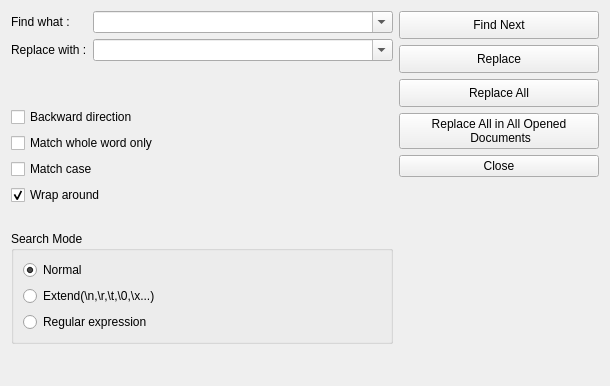
      <widget class="QWidget" name="tab_replace">
       <attribute name="title">
        <string>Replace</string>
       </attribute>
       <layout class="QHBoxLayout" name="horizontalLayout_8">
        <property name="bottomMargin">
         <number>2</number>
        </property>
        <item>
         <layout class="QVBoxLayout" name="verticalLayout_5">
          <item>
           <layout class="QVBoxLayout" name="verticalLayout_9">
            <item>
             <layout class="QHBoxLayout" name="horizontalLayout_6">
              <item>
               <widget class="QLabel" name="label_3">
                <property name="sizePolicy">
                 <sizepolicy hsizetype="Minimum" vsizetype="Preferred">
                  <horstretch>0</horstretch>
                  <verstretch>0</verstretch>
                 </sizepolicy>
                </property>
                <property name="text">
                 <string>Find what :</string>
                </property>
               </widget>
              </item>
              <item>
               <widget class="QComboBox" name="replaceTextBox">
                <property name="minimumSize">
                 <size>
                  <width>300</width>
                  <height>0</height>
                 </size>
                </property>
                <property name="maximumSize">
                 <size>
                  <width>350</width>
                  <height>16777215</height>
                 </size>
                </property>
                <property name="editable">
                 <bool>true</bool>
                </property>
                <property name="maxCount">
                 <number>512</number>
                </property>
               </widget>
              </item>
             </layout>
            </item>
            <item>
             <layout class="QHBoxLayout" name="horizontalLayout_7">
              <item>
               <widget class="QLabel" name="label_4">
                <property name="sizePolicy">
                 <sizepolicy hsizetype="Minimum" vsizetype="Preferred">
                  <horstretch>0</horstretch>
                  <verstretch>0</verstretch>
                 </sizepolicy>
                </property>
                <property name="text">
                 <string>Replace with :</string>
                </property>
               </widget>
              </item>
              <item>
               <widget class="QComboBox" name="replaceWithBox">
                <property name="minimumSize">
                 <size>
                  <width>300</width>
                  <height>0</height>
                 </size>
                </property>
                <property name="maximumSize">
                 <size>
                  <width>350</width>
                  <height>16777215</height>
                 </size>
                </property>
                <property name="editable">
                 <bool>true</bool>
                </property>
               </widget>
              </item>
             </layout>
            </item>
           </layout>
          </item>
          <item>
           <spacer name="verticalSpacer_4">
            <property name="orientation">
             <enum>Qt::Vertical</enum>
            </property>
            <property name="sizeHint" stdset="0">
             <size>
              <width>20</width>
              <height>40</height>
             </size>
            </property>
           </spacer>
          </item>
          <item>
           <layout class="QVBoxLayout" name="verticalLayout_6">
            <item>
             <layout class="QVBoxLayout" name="verticalLayout_7">
              <item>
               <widget class="QCheckBox" name="replaceBackwardBox">
                <property name="text">
                 <string>Backward direction</string>
                </property>
               </widget>
              </item>
              <item>
               <widget class="QCheckBox" name="replaceMatchWholeBox">
                <property name="text">
                 <string>Match whole word only</string>
                </property>
               </widget>
              </item>
              <item>
               <widget class="QCheckBox" name="replaceMatchCaseBox">
                <property name="text">
                 <string>Match case</string>
                </property>
               </widget>
              </item>
              <item>
               <widget class="QCheckBox" name="replaceWrapBox">
                <property name="text">
                 <string>Wrap around</string>
                </property>
                <property name="checked">
                 <bool>true</bool>
                </property>
               </widget>
              </item>
             </layout>
            </item>
            <item>
             <spacer name="verticalSpacer_5">
              <property name="orientation">
               <enum>Qt::Vertical</enum>
              </property>
              <property name="sizeHint" stdset="0">
               <size>
                <width>20</width>
                <height>20</height>
               </size>
              </property>
             </spacer>
            </item>
            <item>
             <widget class="QGroupBox" name="groupBox_2">
              <property name="title">
               <string>Search Mode</string>
              </property>
              <layout class="QGridLayout" name="gridLayout_3">
               <item row="0" column="0">
                <widget class="QRadioButton" name="replaceModeNormalBox">
                 <property name="text">
                  <string>Normal</string>
                 </property>
                 <property name="checked">
                  <bool>true</bool>
                 </property>
                </widget>
               </item>
               <item row="2" column="0">
                <layout class="QHBoxLayout" name="horizontalLayout_5">
                 <item>
                  <widget class="QRadioButton" name="replaceModeRegularBt">
                   <property name="text">
                    <string>Regular expression</string>
                   </property>
                  </widget>
                 </item>
                </layout>
               </item>
               <item row="1" column="0">
                <widget class="QRadioButton" name="replaceModeExtendBox">
                 <property name="text">
                  <string>Extend(\n,\r,\t,\0,\x...)</string>
                 </property>
                </widget>
               </item>
              </layout>
             </widget>
            </item>
            <item>
             <spacer name="verticalSpacer_14">
              <property name="orientation">
               <enum>Qt::Vertical</enum>
              </property>
              <property name="sizeHint" stdset="0">
               <size>
                <width>20</width>
                <height>40</height>
               </size>
              </property>
             </spacer>
            </item>
           </layout>
          </item>
         </layout>
        </item>
        <item>
         <layout class="QVBoxLayout" name="verticalLayout_8">
          <item>
           <widget class="QPushButton" name="replaceFindNextBox">
            <property name="sizePolicy">
             <sizepolicy hsizetype="Preferred" vsizetype="Fixed">
              <horstretch>0</horstretch>
              <verstretch>0</verstretch>
             </sizepolicy>
            </property>
            <property name="minimumSize">
             <size>
              <width>200</width>
              <height>28</height>
             </size>
            </property>
            <property name="text">
             <string>Find Next</string>
            </property>
           </widget>
          </item>
          <item>
           <widget class="QPushButton" name="replaceBt">
            <property name="sizePolicy">
             <sizepolicy hsizetype="Preferred" vsizetype="Fixed">
              <horstretch>0</horstretch>
              <verstretch>0</verstretch>
             </sizepolicy>
            </property>
            <property name="minimumSize">
             <size>
              <width>200</width>
              <height>28</height>
             </size>
            </property>
            <property name="text">
             <string>Replace</string>
            </property>
           </widget>
          </item>
          <item>
           <widget class="QPushButton" name="replaceAllBt">
            <property name="sizePolicy">
             <sizepolicy hsizetype="Preferred" vsizetype="Fixed">
              <horstretch>0</horstretch>
              <verstretch>0</verstretch>
             </sizepolicy>
            </property>
            <property name="minimumSize">
             <size>
              <width>200</width>
              <height>28</height>
             </size>
            </property>
            <property name="text">
             <string>Replace All</string>
            </property>
           </widget>
          </item>
          <item>
           <widget class="QPushButton" name="replaceAllinAllOpenBt">
            <property name="sizePolicy">
             <sizepolicy hsizetype="Preferred" vsizetype="Fixed">
              <horstretch>0</horstretch>
              <verstretch>0</verstretch>
             </sizepolicy>
            </property>
            <property name="minimumSize">
             <size>
              <width>200</width>
              <height>34</height>
             </size>
            </property>
            <property name="text">
             <string>Replace All in All Opened 
 Documents</string>
            </property>
           </widget>
          </item>
          <item>
           <widget class="QPushButton" name="replaceCloseBt">
            <property name="sizePolicy">
             <sizepolicy hsizetype="Preferred" vsizetype="Fixed">
              <horstretch>0</horstretch>
              <verstretch>0</verstretch>
             </sizepolicy>
            </property>
            <property name="minimumSize">
             <size>
              <width>200</width>
              <height>0</height>
             </size>
            </property>
            <property name="text">
             <string>Close</string>
            </property>
           </widget>
          </item>
          <item>
           <spacer name="verticalSpacer_6">
            <property name="orientation">
             <enum>Qt::Vertical</enum>
            </property>
            <property name="sizeHint" stdset="0">
             <size>
              <width>20</width>
              <height>40</height>
             </size>
            </property>
           </spacer>
          </item>
         </layout>
        </item>
       </layout>
      </widget>
